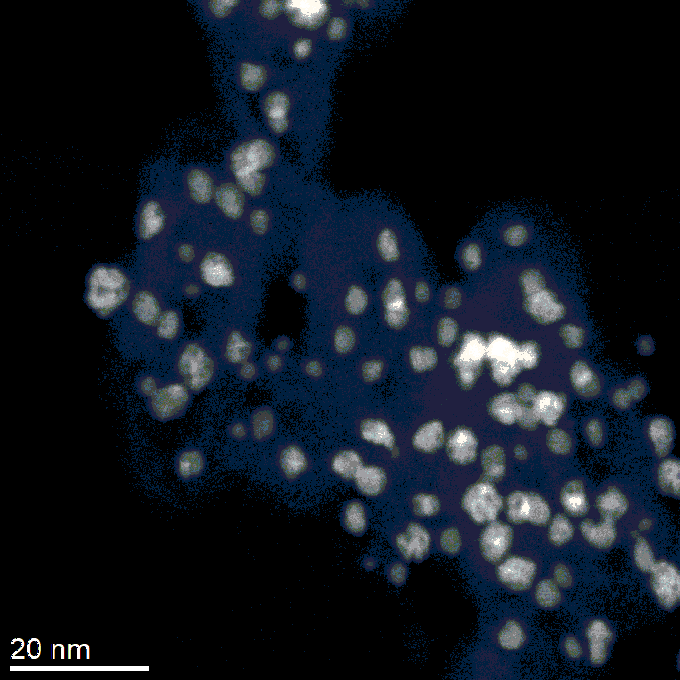
#> input picture backend/api/test.bmp, 680 x 680 px; its folder holds only this picture in this run
$ python -i Thin_feature_segmentation.py   (imports and definitions only)
#> lines starting #> are read from the running program, lines starting #| are printed output that depends on the picture; after the words box and inside, x2 and y2 are one past the last pixel; in counts of white or black regions, pixels touching at a corner belong together
###~~~ Assumes a numpy array image input ~~~###

### Image Contrast Enhancement ###
#~~Smoothing~~#
#Gaussian or median or None

#~~Background subtraction~~#
#Large gaussian or rolling-ball or None

#~~Boost local contrast~~#
#contrast limited adaptive histogram equalization or None


### Image Segmentaion ###
#~~Morphological~~#
# adaptive threshold or global threshold or hystersis threshold
# open/close & remove lone pixels

#~~Watershed~~#
# flooding or topolgical or spanning forests

#~~Edge detection~~#
#Canny?

### Post process ###
#~~Gap closing/small object removal~~#

#~~Downselect by user definitions: width/heigh ratio, size, etc~~#

#~~Hough transform~~#
# skelatonize a binary image from morph or water
# find lines return boxes around them

import numpy as np
from PIL import Image

from skimage import exposure, filters, feature, morphology, measure, segmentation, transform, util


def to_gray_float01(image):
    """
    Convert input (numpy array or PIL image) to grayscale float32 in [0, 1].
    """
    if isinstance(image, Image.Image):
        image = np.array(image)

    image = np.asarray(image)

    if image.ndim == 3:
        if image.shape[-1] == 4:
            image = image[..., :3]
        # Simple luminance conversion without skimage.color
        image = image.astype(np.float32)
        image = 0.2989 * image[..., 0] + 0.5870 * image[..., 1] + 0.1140 * image[..., 2]
    else:
        image = image.astype(np.float32)

    imin = np.min(image)
    imax = np.max(image)
    if imax > imin:
        image = (image - imin) / (imax - imin)
    else:
        image = np.zeros_like(image, dtype=np.float32)

    return image.astype(np.float32)


def apply_smoothing(img, method="none", sigma=1.0):
    """
    method: 'none', 'gaussian', 'median'
    """
    if method == "gaussian":
        return filters.gaussian(img, sigma=sigma, preserve_range=True).astype(np.float32)
    elif method == "median":
        fp = morphology.disk(max(1, int(np.ceil(sigma))))
        return filters.median(util.img_as_float32(img), footprint=fp).astype(np.float32)
    return img.astype(np.float32)


def subtract_background(img, method="none", background_sigma=20.0):
    """
    method: 'none', 'large_gaussian', 'rolling_ball'
    rolling_ball is approximated with morphological opening using a disk.
    """
    if method == "large_gaussian":
        gaussian_sigma = background_sigma
        bg = filters.gaussian(img, sigma=gaussian_sigma, preserve_range=True)
        out = img - bg
        out = exposure.rescale_intensity(out, in_range="image", out_range=(0, 1))
        return out.astype(np.float32)

    elif method == "rolling_ball":
        # Approximation of rolling-ball background subtraction
        rolling_ball_radius = background_sigma
        selem = morphology.disk(max(1, int(rolling_ball_radius)))
        bg = morphology.opening(img, footprint=selem)
        out = img - bg
        out = exposure.rescale_intensity(out, in_range="image", out_range=(0, 1))
        return out.astype(np.float32)

    return img.astype(np.float32)


def boost_local_contrast(img, method="none", clip_limit=0.01, kernel_size=None):
    """
    method: 'none', 'clahe'
    """
    if method == "clahe":
        return exposure.equalize_adapthist(img, clip_limit=clip_limit, kernel_size=kernel_size).astype(np.float32)
    return img.astype(np.float32)


def enhance_image(
    image,
    smoothing="none",
    smoothing_sigma=1.0,
    background="none",
    background_sigma=20.0,
    local_contrast="none",
    clahe_clip_limit=0.01,
    clahe_kernel_size=None,
):
    img = to_gray_float01(image)
    img = apply_smoothing(img, method=smoothing, sigma=smoothing_sigma)
    img = subtract_background(img, method=background, background_sigma=background_sigma)
    img = boost_local_contrast(img, method=local_contrast, clip_limit=clahe_clip_limit, kernel_size=clahe_kernel_size)
    return img


def threshold_mask(
    img,
    method="global",
    polarity="bright",
    global_threshold=None,
    threshold_value=35,
    threshold_sigma=0.0,
):
    """
    method: 'adaptive', 'global', 'hysteresis'
    polarity: 'bright' or 'dark'
    """
    if polarity not in ("bright", "dark"):
        raise ValueError("polarity must be 'bright' or 'dark'")

    work = img if polarity == "bright" else (1.0 - img)

    if method == "adaptive":
        neighbourhood_size = int(threshold_value)
        if neighbourhood_size % 2 == 0:
            neighbourhood_size += 1
        thr = filters.threshold_local(work, block_size=neighbourhood_size, offset=threshold_sigma)
        mask = work > thr

    elif method == "global":
        if global_threshold is None:
            global_threshold = filters.threshold_otsu(work)
        mask = work > float(global_threshold)

    elif method == "hysteresis":
        if threshold_sigma==0:
            # fallback based on image percentiles
            hysteresis_low = np.percentile(work, 60)
            hysteresis_high = np.percentile(work, 80)
        else:
            hysteresis_low = np.percentile(work, threshold_value-threshold_sigma)
            hysteresis_high = np.percentile(work, threshold_value+threshold_sigma)
        mask = filters.apply_hysteresis_threshold(work, hysteresis_low, hysteresis_high)

    else:
        raise ValueError("method must be 'adaptive', 'global', or 'hysteresis'")

    return mask.astype(bool)


def morphological_cleanup(
    mask,
    open_radius=1,
    close_radius=1,
    min_object_size=20,
    min_hole_size=20,
):
    out = mask.astype(bool)

    if open_radius and open_radius > 0:
        out = morphology.opening(out, footprint=morphology.disk(int(open_radius)))
    if close_radius and close_radius > 0:
        out = morphology.closing(out, footprint=morphology.disk(int(close_radius)))

    if min_object_size and min_object_size > 0:
        out = morphology.remove_small_objects(out, min_size=int(min_object_size))

    if min_hole_size and min_hole_size > 0:
        out = morphology.remove_small_holes(out, area_threshold=int(min_hole_size))

    return out.astype(bool)


# [10 lines left out: function edge_segmentation, not called in this run]


def watershed_segment(
    img,
    seed_mask,
    mode="flooding",
    polarity="bright",
    min_distance=10,
    rw_beta=90, # Penalization coefficient for the random walker motion (the greater beta, the more difficult the diffusion).
):
    """
    mode:
      - 'flooding'      : marker-controlled watershed using connected components as markers
      - 'topological'   : watershed using local extrema markers
      - 'spanning_forests' : random walker (spanning forest style)
    Returns a binary foreground mask.
    """
    work = img if polarity == "bright" else (1.0 - img)

    if mode == "spanning_forests":
        # 1 = background, 2 = foreground
        markers = np.ones_like(work, dtype=np.int32)
        markers[seed_mask] = 2
        # keep a thin band of background; outside seed mask remains background
        labels = segmentation.random_walker(work, markers, beta=rw_beta, mode="bf")
        return (labels == 2)

    # Watershed on gradient
    gradient = filters.sobel(work)

    if mode == "flooding":
        # Connected components as markers
        markers = measure.label(seed_mask)
        if markers.max() == 0:
            return seed_mask.astype(bool)
        labels = segmentation.watershed(gradient, markers=markers, mask=seed_mask)
        return labels > 0

    if mode == "topological":
        # Markers from local maxima on the work image
        coords = feature.peak_local_max(
            work,
            min_distance=max(1, int(min_distance)),
            threshold_abs=np.percentile(work[seed_mask], 50) if np.any(seed_mask) else None,
            exclude_border=False,
            labels=seed_mask.astype(np.uint8),
        )

        markers = np.zeros_like(work, dtype=np.int32)
        for i, (r, c) in enumerate(coords, start=1):
            markers[r, c] = i

        if markers.max() == 0:
            # fallback
            markers = measure.label(seed_mask)

        labels = segmentation.watershed(gradient, markers=markers, mask=seed_mask)
        return labels > 0

    raise ValueError("mode must be 'flooding', 'topological', or 'spanning_forests'")


def postprocess_mask(
    mask,
    max_object_size=None,
    width_height_ratio_range=None,
    area_range=None,
):
    """
    Post-process and optionally downselect by shape.

    width_height_ratio_range: (min_ratio, max_ratio) based on bbox width / height
    area_range: (min_area, max_area)
    """
    out = mask.astype(bool)

    if max_object_size is not None:
        # Keep only components below a maximum size
        labeled = measure.label(out)
        keep = np.zeros_like(out, dtype=bool)
        for region in measure.regionprops(labeled):
            if region.area <= max_object_size:
                keep[labeled == region.label] = True
        out = keep

    if width_height_ratio_range is not None or area_range is not None:
        labeled = measure.label(out)
        keep = np.zeros_like(out, dtype=bool)

        for region in measure.regionprops(labeled):
            minr, minc, maxr, maxc = region.bbox
            h = maxr - minr
            w = maxc - minc
            ratio = (w / h) if h > 0 else np.inf

            ok = True
            if width_height_ratio_range is not None:
                rmin, rmax = width_height_ratio_range
                ok &= (ratio >= rmin) and (ratio <= rmax)

            if area_range is not None:
                amin, amax = area_range
                ok &= (region.area >= amin) and (region.area <= amax)

            if ok:
                keep[labeled == region.label] = True

        out = keep

    return out.astype(bool)


def skeleton_and_hough_boxes(
    mask,
    line_length=20,
    line_gap=5,
    box_padding=4,
):
    """
    Skeletonize a binary mask, detect line segments with probabilistic Hough transform,
    and return boxes around them.

    Returns:
      skeleton: 1-pixel wide binary image
      lines: list of ((x0, y0), (x1, y1))
      boxes: list of (min_row, min_col, max_row, max_col)
    """
    skeleton = morphology.skeletonize(mask > 0)

    # skimage returns line endpoints as (x0, y0), (x1, y1)
    lines = transform.probabilistic_hough_line(
        skeleton.astype(np.uint8),
        threshold=10,
        line_length=int(line_length),
        line_gap=int(line_gap),
    )

    boxes = []
    h, w = skeleton.shape

    for (x0, y0), (x1, y1) in lines:
        minc = max(0, min(x0, x1) - box_padding)
        maxc = min(w, max(x0, x1) + box_padding + 1)
        minr = max(0, min(y0, y1) - box_padding)
        maxr = min(h, max(y0, y1) + box_padding + 1)
        boxes.append((minr, minc, maxr, maxc))

    return skeleton, lines, boxes


def process_thin_features(
    image,
    # enhancement
    smoothing="gaussian",              # 'gaussian', 'median', 'none'
    smoothing_sigma=1.0,
    background="rolling_ball",         # 'large_gaussian', 'rolling_ball', 'none'
    background_gaussian_sigma=20.0,
    local_contrast="clahe",            # 'clahe', 'none'
    clahe_clip_limit=0.01,
    clahe_kernel_size=None,
    # segmentation
    seg_method="adaptive",             # 'adaptive', 'global', 'hysteresis'
    polarity="bright",                 # 'bright' or 'dark'
    global_threshold=None,
    threshold_value=35,
    threshold_sigma=0,
    # watershed
    watershed_mode="flooding",         # 'flooding', 'topological', 'spanning_forests', 'none'
    watershed_min_distance=10,
    watershed_rw_beta=90,
    use_canny=False,
    canny_sigma=1.5,
    canny_low=None,
    canny_high=None,
    # cleanup
    open_radius=1,
    close_radius=2,
    min_object_size=20,
    min_hole_size=20,
    # postprocess
    max_object_size=None,
    width_height_ratio_range=None,
    area_range=None,
    # hough
    do_hough=True,
    hough_line_length=20,
    hough_line_gap=5,
    box_padding=4,
):
    """
    Full pipeline for thin feature isolation.

    Returns a dict with:
      - enhanced
      - base_mask
      - edge_mask
      - watershed_mask
      - cleaned_mask
      - skeleton
      - lines
      - boxes
    """
    enhanced = enhance_image(
        image,
        smoothing=smoothing,
        smoothing_sigma=smoothing_sigma,
        background=background,
        background_sigma=background_gaussian_sigma,
        local_contrast=local_contrast,
        clahe_clip_limit=clahe_clip_limit,
        clahe_kernel_size=clahe_kernel_size,
    )

    base_mask = threshold_mask(
        enhanced,
        method=seg_method,
        polarity=polarity,
        global_threshold=global_threshold,
        threshold_value=threshold_value,
        threshold_sigma=threshold_sigma,
    )

    edge_mask = None
    if use_canny:
        edge_mask = edge_segmentation(
            enhanced,
            sigma=canny_sigma,
            low_threshold=canny_low,
            high_threshold=canny_high,
        )
        # Combine threshold + edges to help thin structures
        base_mask = np.logical_or(base_mask, edge_mask)

    if watershed_mode != 'none': use_watershed = True
    else: use_watershed = False
    watershed_mask = None
    if use_watershed:
        watershed_mask = watershed_segment(
            enhanced,
            seed_mask=base_mask,
            mode=watershed_mode,
            polarity=polarity,
            min_distance=watershed_min_distance,
            rw_beta=watershed_rw_beta,
        )
        base_mask = np.logical_or(base_mask, watershed_mask)

    cleaned_mask = morphological_cleanup(
        base_mask,
        open_radius=open_radius,
        close_radius=close_radius,
        min_object_size=min_object_size,
        min_hole_size=min_hole_size,
    )

    cleaned_mask = postprocess_mask(
        cleaned_mask,
        max_object_size=max_object_size,
        width_height_ratio_range=width_height_ratio_range,
        area_range=area_range,
    )

    ###~~~ Cleaned mask is the one needed for segmentation ~~~###
    # line direction analysis below is for dislocation idenfication needed for automated decision making

    skeleton = None
    lines = []
    boxes = []
    if do_hough:
        skeleton, lines, boxes = skeleton_and_hough_boxes(
            cleaned_mask,
            line_length=hough_line_length,
            line_gap=hough_line_gap,
            box_padding=box_padding,
        )

    return {
        "enhanced": enhanced,
        "base_mask": base_mask,
        "edge_mask": edge_mask,
        "watershed_mask": watershed_mask,
        "cleaned_mask": cleaned_mask, # This is the key mask needed as output
        "skeleton": skeleton,
        "lines": lines,
        "boxes": boxes,
    }

import matplotlib.pyplot as plt


# [181 lines left out: functions _dict_to_multiline_text, visualize_pipeline_results, not called in this run]

>>> import cv2
>>> picture = cv2.imread('../test.bmp', cv2.IMREAD_GRAYSCALE)
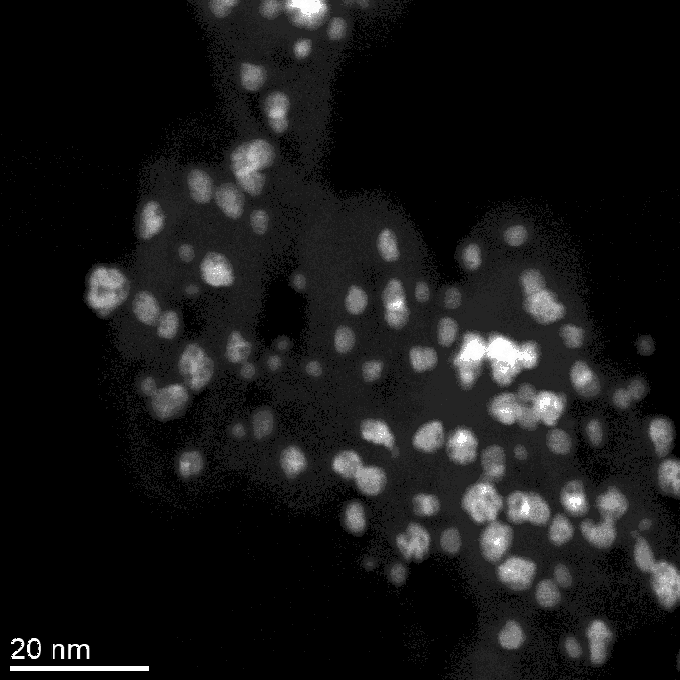
#> picture: shape (680, 680); min 0, max 255, mean 23
>>> result = process_thin_features(picture)
#> in to_gray_float01, `imin = np.min(image)`: imin = 0
#> in to_gray_float01, `imax = np.max(image)`: imax = 255
#> in subtract_background, `bg = morphology.opening(img, footprint=selem)`:
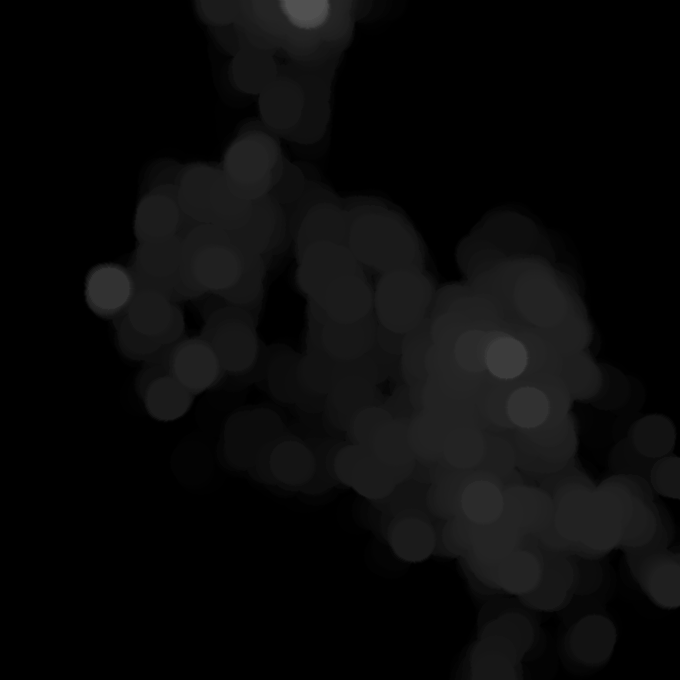
#> bg: shape (680, 680) float32; min 0, max 0.321, mean 0.0398
#> in threshold_mask, `mask = work > thr`:
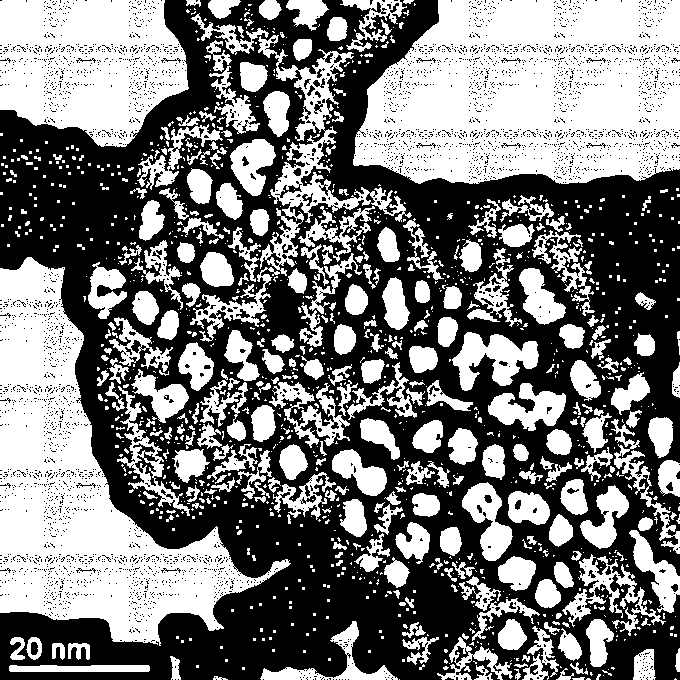
#> mask: shape (680, 680) bool; 48.3% white; 1269 white regions (953 under 20 px), largest, box (x1, y1, x2, y2) and area: (353, 0, 680, 184) 48908, (0, 257, 291, 646) 41277, (0, 0, 189, 147) 21008
#> in watershed_segment, `gradient = filters.sobel(work)`:
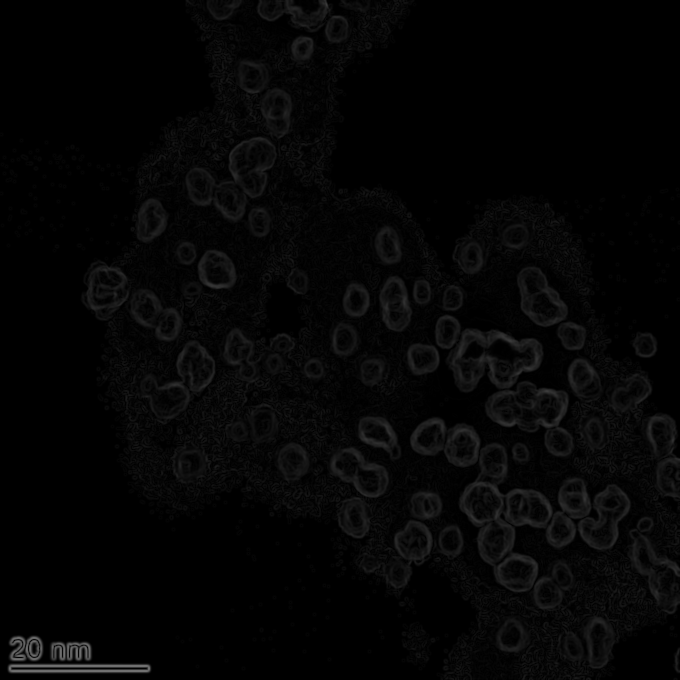
#> gradient: shape (680, 680) float32; min 0, max 0.446, mean 0.0208
#> in watershed_segment, `markers = measure.label(seed_mask)`:
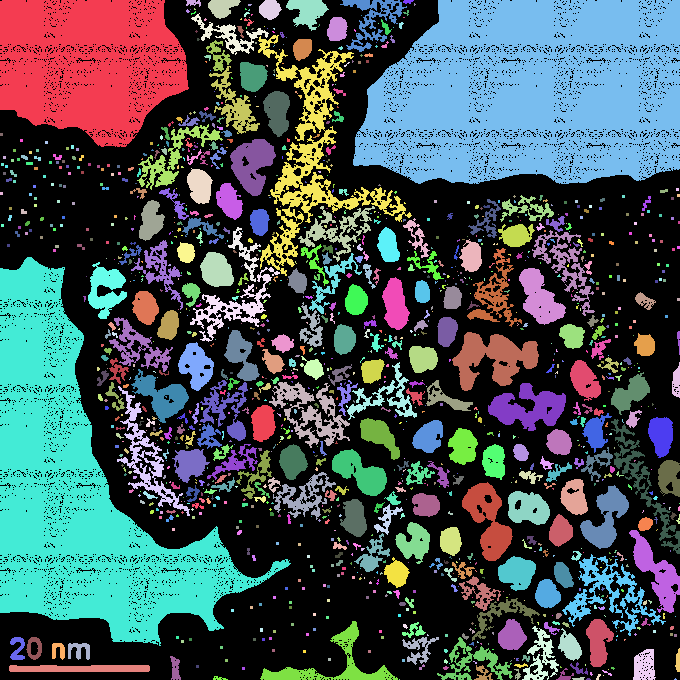
#> markers: shape (680, 680) int32; 1270 distinct labels, from 0 to 1269; one colour per label, 0 black
#> in morphological_cleanup, `out = morphology.remove_small_holes(out, area_threshold=int(min_hole_s..`:
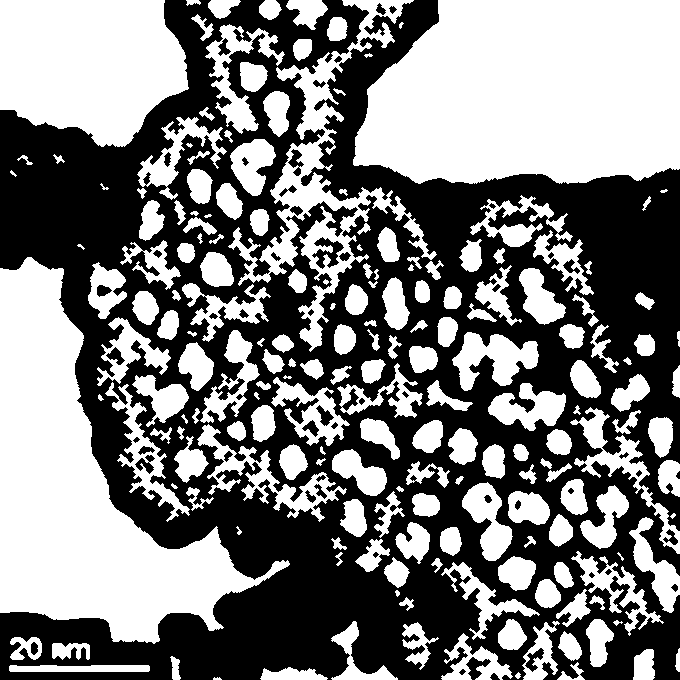
#> out: shape (680, 680) bool; 49.6% white; 191 white regions, largest, box (x1, y1, x2, y2) and area: (353, 0, 680, 184) 51950, (0, 257, 290, 644) 43559, (0, 0, 189, 147) 22125
#> in skeleton_and_hough_boxes, `skeleton = morphology.skeletonize(mask > 0)`:
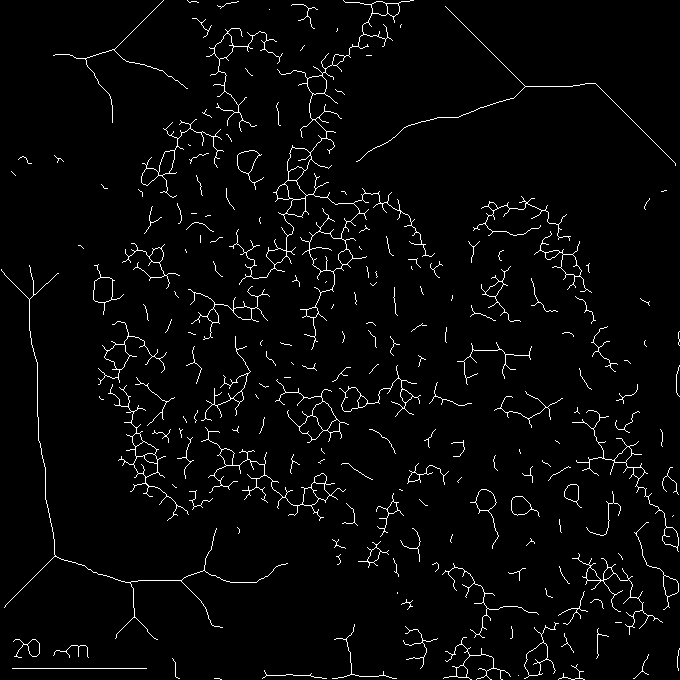
#> skeleton: shape (680, 680) bool; 3% white in thin lines or dots
#> in skeleton_and_hough_boxes, `lines = transform.probabilistic_hough_line( skeleton.astype(np.uint8),..`: lines = 115 items
#> the loop in skeleton_and_hough_boxes, `for (x0, y0), (x1, y1) in lines:` made 115 passes
#> (x0, y0, x1, y1, minc, maxc, minr, maxr) on passes 1 to 8: (146, 668, 12, 668, 8, 151, 664, 673), (38, 440, 37, 393, 33, 43, 389, 445), (169, 282, 158, 262, 154, 174, 258, 287), (217, 158, 211, 136, 207, 222, 132, 163), (5, 605, 55, 555, 1, 60, 551, 610), (614, 595, 587, 564, 583, 619, 560, 600), (54, 544, 51, 523, 47, 59, 519, 549), (675, 163, 595, 83, 591, 680, 79, 168)
#> after the loop in skeleton_and_hough_boxes, `for (x0, y0), (x1, y1) in lines:`: boxes = 115 items, first 6: (664, 8, 673, 151), (389, 33, 445, 43), (258, 154, 287, 174), (132, 207, 163, 222), (551, 1, 610, 60), (560, 583, 600, 619)
#> in process_thin_features, `skeleton, lines, boxes = skeleton_and_hough_boxes( cleaned_mask, line_..`: lines = 115 items
#> result = 8 items
